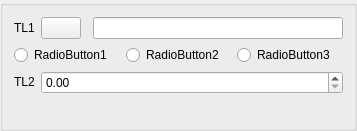
<ui version="4.0" >
 <class>DlgRef_3Radio1Sel1Spin_QTD</class>
 <widget class="QWidget" name="DlgRef_3Radio1Sel1Spin_QTD" >
  <property name="geometry" >
   <rect>
    <x>0</x>
    <y>0</y>
    <width>357</width>
    <height>131</height>
   </rect>
  </property>
  <property name="windowTitle" >
   <string/>
  </property>
  <layout class="QGridLayout" >
   <property name="margin" >
    <number>0</number>
   </property>
   <property name="spacing" >
    <number>0</number>
   </property>
   <item row="0" column="0" >
    <widget class="QGroupBox" name="GroupBox1" >
     <property name="sizePolicy" >
      <sizepolicy vsizetype="Minimum" hsizetype="Preferred" >
       <horstretch>0</horstretch>
       <verstretch>0</verstretch>
      </sizepolicy>
     </property>
     <property name="minimumSize" >
      <size>
       <width>357</width>
       <height>131</height>
      </size>
     </property>
     <property name="title" >
      <string/>
     </property>
     <layout class="QGridLayout" name="gridLayout" >
      <item row="3" column="0" colspan="4" >
       <layout class="QHBoxLayout" name="horizontalLayout" >
        <item>
         <widget class="QRadioButton" name="RadioButton1" >
          <property name="text" >
           <string>RadioButton1</string>
          </property>
         </widget>
        </item>
        <item>
         <widget class="QRadioButton" name="RadioButton2" >
          <property name="text" >
           <string>RadioButton2</string>
          </property>
         </widget>
        </item>
        <item>
         <widget class="QRadioButton" name="RadioButton3" >
          <property name="text" >
           <string>RadioButton3</string>
          </property>
         </widget>
        </item>
       </layout>
      </item>
      <item row="5" column="0" >
       <widget class="QLabel" name="TextLabel2" >
        <property name="sizePolicy" >
         <sizepolicy vsizetype="Fixed" hsizetype="Fixed" >
          <horstretch>0</horstretch>
          <verstretch>0</verstretch>
         </sizepolicy>
        </property>
        <property name="text" >
         <string>TL2</string>
        </property>
        <property name="wordWrap" >
         <bool>false</bool>
        </property>
       </widget>
      </item>
      <item row="5" column="1" colspan="3" >
       <widget class="SalomeApp_DoubleSpinBox" name="SpinBox_DX" />
      </item>
      <item row="6" column="3" >
       <spacer name="verticalSpacer" >
        <property name="orientation" >
         <enum>Qt::Vertical</enum>
        </property>
        <property name="sizeHint" stdset="0" >
         <size>
          <width>256</width>
          <height>19</height>
         </size>
        </property>
       </spacer>
      </item>
      <item row="1" column="3" >
       <widget class="QLineEdit" name="LineEdit1" />
      </item>
      <item row="1" column="0" >
       <widget class="QLabel" name="TextLabel1" >
        <property name="sizePolicy" >
         <sizepolicy vsizetype="Fixed" hsizetype="Fixed" >
          <horstretch>0</horstretch>
          <verstretch>0</verstretch>
         </sizepolicy>
        </property>
        <property name="text" >
         <string>TL1</string>
        </property>
        <property name="wordWrap" >
         <bool>false</bool>
        </property>
       </widget>
      </item>
      <item row="1" column="1" >
       <widget class="QPushButton" name="PushButton1" >
        <property name="sizePolicy" >
         <sizepolicy vsizetype="Fixed" hsizetype="Fixed" >
          <horstretch>0</horstretch>
          <verstretch>0</verstretch>
         </sizepolicy>
        </property>
        <property name="text" >
         <string/>
        </property>
       </widget>
      </item>
     </layout>
     <zorder>TextLabel2</zorder>
     <zorder>SpinBox_DX</zorder>
     <zorder>RadioButton1</zorder>
     <zorder>RadioButton2</zorder>
     <zorder>RadioButton3</zorder>
     <zorder>LineEdit1</zorder>
     <zorder>TextLabel1</zorder>
     <zorder>PushButton1</zorder>
    </widget>
   </item>
  </layout>
 </widget>
 <layoutdefault spacing="6" margin="11" />
 <pixmapfunction>qPixmapFromMimeSource</pixmapfunction>
 <customwidgets>
  <customwidget>
   <class>SalomeApp_DoubleSpinBox</class>
   <extends>QDoubleSpinBox</extends>
   <header location="global" >gui/SalomeApp_DoubleSpinBox.h</header>
  </customwidget>
 </customwidgets>
 <tabstops>
  <tabstop>SpinBox_DX</tabstop>
 </tabstops>
 <resources/>
 <connections/>
</ui>
